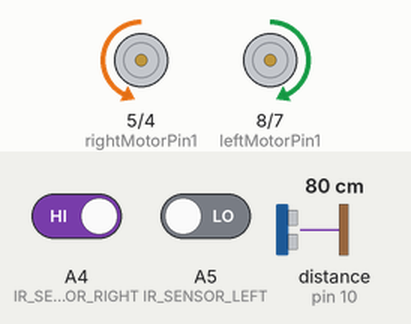
This sketch was run on a simulated Arduino Uno, built with avr-gcc and run on an emulated ATmega328P. Parts: motor-driver pin pairs drawn as motors (green arrow = first pin HIGH = forward, orange = second pin HIGH = backward, longer = more drive, scaled by the enable pin). Wiring (inferred from the names in the program): ultrasonic range finder: trigger pin 11; echo pin 10. Inputs (shaded band) come from the test bench; at power-on: A4 (IR_SENSOR_RIGHT) HIGH, A5 (IR_SENSOR_LEFT) LOW, distance to the obstacle (sensor on pin 10) 80 cm. The echo pulse lasts 58.3 µs per cm.

Above: at 3.1 s.
3.2 s: A4 (IR_SENSOR_RIGHT) driven LOW
At 4.0 s:
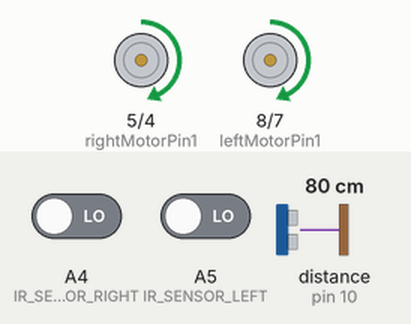
4.7 s: A5 (IR_SENSOR_LEFT) driven HIGH
At 5.9 s:
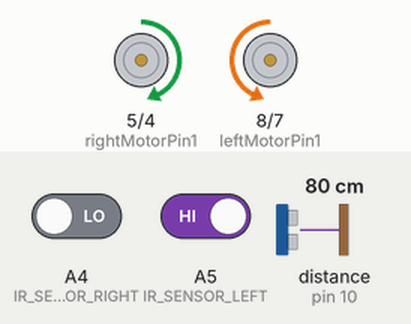
6.2 s: distance to the obstacle (sensor on pin 10) set to 24 cm
7.7 s: distance to the obstacle (sensor on pin 10) set to 18 cm
At 8.3 s:
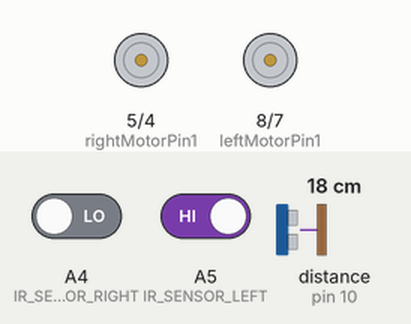
9.2 s: distance to the obstacle (sensor on pin 10) set to 4 cm
10.7 s: distance to the obstacle (sensor on pin 10) set to 2 cm
At 11.1 s:
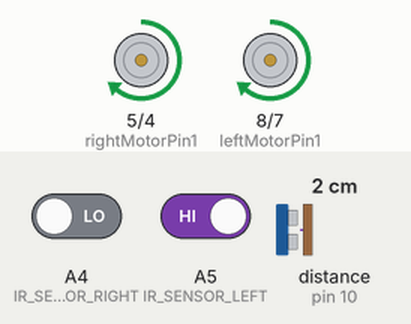
Timing chart, 0 to 13.7 s (numbered marks = the images above; inputs shaded):
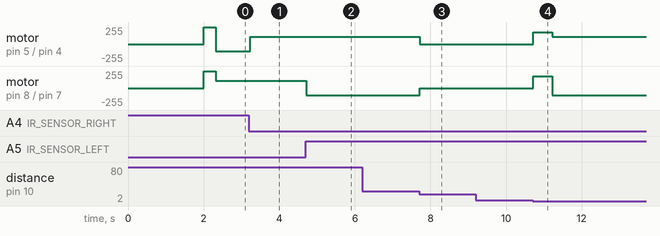

The sketch:

Line_follower_code.ino
```cpp
#define IR_SENSOR_RIGHT A4
#define IR_SENSOR_LEFT A5
#define MOTOR_SPEED 110

int trigPin = 11;
int echoPin = 10;

//Right motor
int enableRightMotor=3;
int rightMotorPin1=5;
int rightMotorPin2=4;

//Left motor
int enableLeftMotor=9;
int leftMotorPin1=8;
int leftMotorPin2=7;

boolean obj = false;
boolean start_up = true;

int getDistance(){
  long duration,distance;
  digitalWrite(trigPin,LOW);
  delayMicroseconds(2);
  digitalWrite(trigPin,HIGH);
  delayMicroseconds(10);
  digitalWrite(trigPin,LOW);

  duration = pulseIn(echoPin,HIGH);
  distance = (duration*0.034)/2;
  delay(10);

  return distance;


}

void setup()
{


  Serial.begin(9600);

  // put your setup code here, to run once:
  pinMode(enableRightMotor, OUTPUT);
  pinMode(rightMotorPin1, OUTPUT);
  pinMode(rightMotorPin2, OUTPUT);

  pinMode(enableLeftMotor, OUTPUT);
  pinMode(leftMotorPin1, OUTPUT);
  pinMode(leftMotorPin2, OUTPUT);

  pinMode(IR_SENSOR_RIGHT, INPUT);
  pinMode(IR_SENSOR_LEFT, INPUT);
  rotateMotor(0,0);

  pinMode(trigPin,OUTPUT);
  pinMode(echoPin,INPUT);
}


void loop()
{

  while(start_up){
    delay(2000);
    rotateMotor(250,250);
    delay(300);
    start_up = false;
  }

  int rightIRSensorValue = digitalRead(IR_SENSOR_RIGHT);
  int leftIRSensorValue = digitalRead(IR_SENSOR_LEFT);

  //If none of the sensors detects black line, then go straight
  int d;
  d = getDistance();
  if(d>=2 && d<=20){
    rotateMotor(0,0);
    obj = true;
  }

  else{

  if(obj){
    rotateMotor(180,180);
    delay(500);
    obj = false;
  }

  else  if (rightIRSensorValue == LOW && leftIRSensorValue == LOW)
  {

    rotateMotor(MOTOR_SPEED, MOTOR_SPEED);
  }
  //If right sensor detects black line, then turn right
  else if (rightIRSensorValue == HIGH && leftIRSensorValue == LOW )
  {

      rotateMotor(-MOTOR_SPEED, MOTOR_SPEED);
  }
  //If left sensor detects black line, then turn left
  else if (rightIRSensorValue == LOW && leftIRSensorValue == HIGH )
  {
      rotateMotor(MOTOR_SPEED, -MOTOR_SPEED);
  }
  //If both the sensors detect black line, then stop
  else
  {
    rotateMotor(0, 0);
  }

  }
}


void rotateMotor(int rightMotorSpeed, int leftMotorSpeed)
{

  if (rightMotorSpeed < 0)
  {
    digitalWrite(rightMotorPin1,LOW);
    digitalWrite(rightMotorPin2,HIGH);
  }
  else if (rightMotorSpeed > 0)
  {

    digitalWrite(rightMotorPin1,HIGH);
    digitalWrite(rightMotorPin2,LOW);
  }
  else
  {
    digitalWrite(rightMotorPin1,LOW);
    digitalWrite(rightMotorPin2,LOW);
  }

  if (leftMotorSpeed < 0)
  {
    digitalWrite(leftMotorPin1,LOW);
    digitalWrite(leftMotorPin2,HIGH);
  }
  else if (leftMotorSpeed > 0)
  {

    digitalWrite(leftMotorPin1,HIGH);
    digitalWrite(leftMotorPin2,LOW);
  }
  else
  {
    digitalWrite(leftMotorPin1,LOW);
    digitalWrite(leftMotorPin2,LOW);
  }
  analogWrite(enableRightMotor, abs(rightMotorSpeed));
  analogWrite(enableLeftMotor, abs(leftMotorSpeed));
}
```

Measured:
- the behaviour switches between 22 and 21 cm on distance to the obstacle (sensor on pin 10) (found by bisection; images 2 and 3)
- the behaviour switches between 3 and 2 cm on distance to the obstacle (sensor on pin 10) (found by bisection; images 3 and 4)
- after the input at 3.2 s, motor on pin 5 (rightMotorPin1) / pin 4 (rightMotorPin2): backward 110/255 → forward 110/255 at once
- after the input at 4.7 s, motor on pin 8 (leftMotorPin1) / pin 7 (leftMotorPin2): forward 110/255 → backward 110/255 at once
- after the input at 6.2 s, every drawn part: stays the same
- after the input at 7.7 s, motor on pin 5 (rightMotorPin1) / pin 4 (rightMotorPin2): forward 110/255 → stopped at once; motor on pin 8 (leftMotorPin1) / pin 7 (leftMotorPin2): backward 110/255 → stopped at once
- after the input at 9.2 s, every drawn part: stays the same
- after the input at 10.7 s, motor on pin 5 (rightMotorPin1) / pin 4 (rightMotorPin2): stopped → forward 180/255 at once, → forward 110/255 0.51 s later; motor on pin 8 (leftMotorPin1) / pin 7 (leftMotorPin2): stopped → forward 180/255 at once, → backward 110/255 0.51 s later
